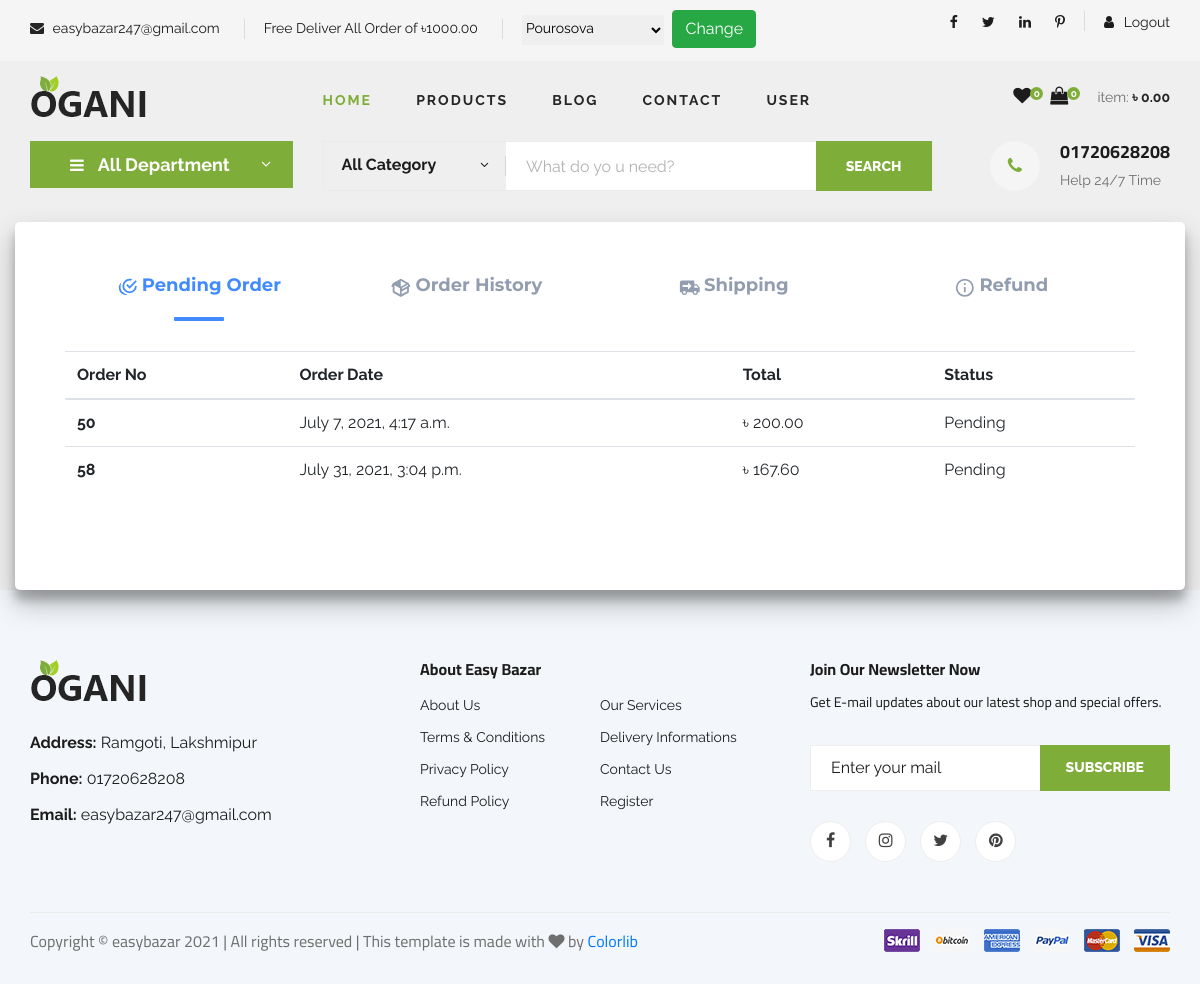
Page /order/order_history/ (signed in) on the earlier database version.
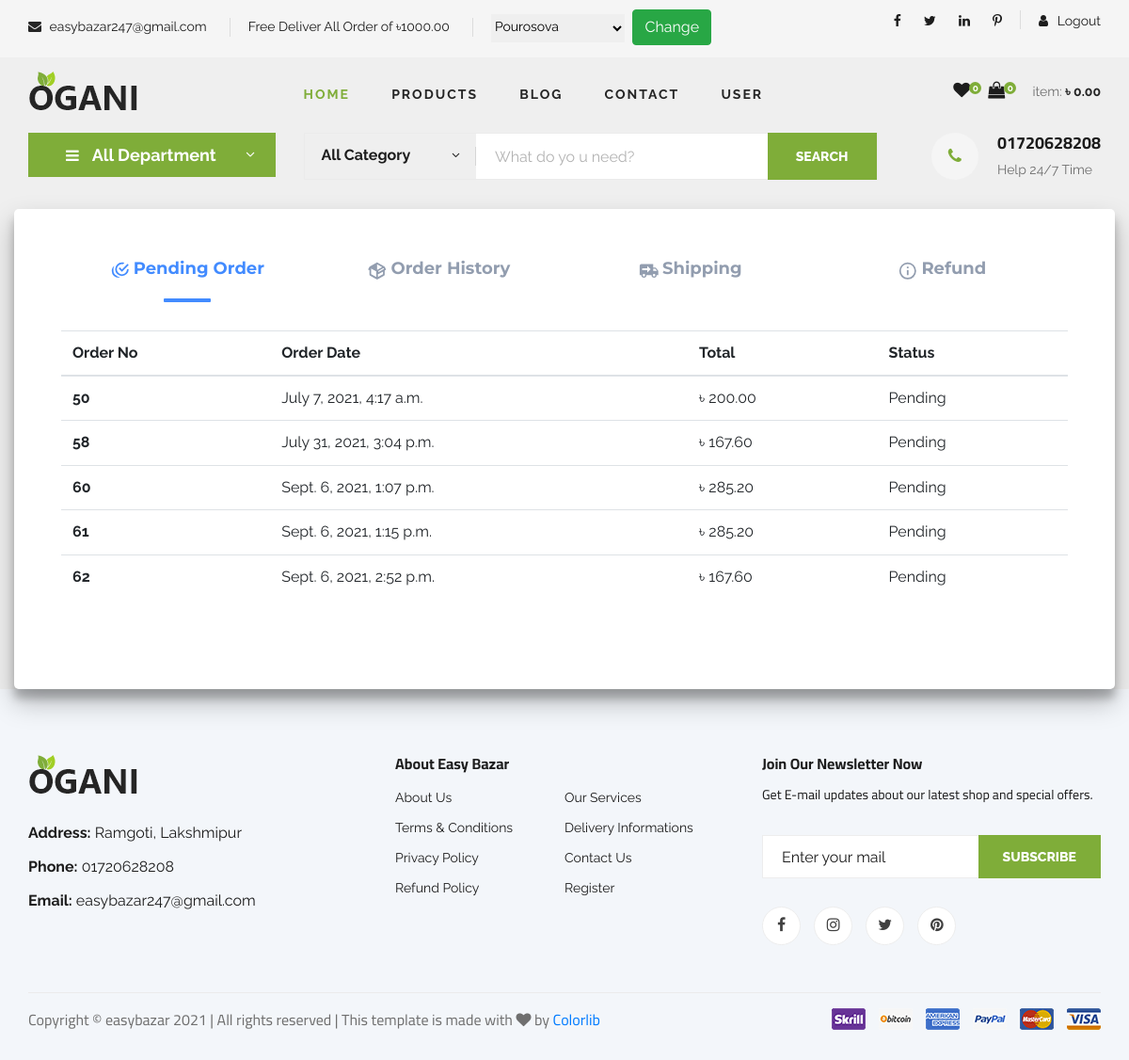
Same page on the later database version.
### core/models.py (models this page shows, shortened)
class Setting(models.Model):
    website_name = models.CharField(max_length=150)
    address = models.CharField(max_length=254, blank=True)
    mobile1 = models.CharField(max_length=50, blank=True)
    mobile2 = models.CharField(max_length=50, blank=True)
    email =  models.EmailField( max_length=254, blank=True)
    facebook = models.URLField(max_length=200, blank=True)
    twitter = models.URLField(max_length=200, blank=True)
    linkedin = models.URLField(max_length=200, blank=True)
    instagram = models.URLField(max_length=200, blank=True)
    class Meta:
        verbose_name = "Setting"
        verbose_name_plural = "Settings"

### delivery/models.py (models this page shows, shortened)
class DeliveryLocation(models.Model):
    location_name = models.CharField(max_length=100)
    delivery_target_amount = models.DecimalField(max_digits=9, decimal_places=2, default=0.00)
    created_at = models.DateTimeField(auto_now_add=True)
    updated_at = models.DateTimeField(auto_now=True)
    class Meta:
        verbose_name = "Delivery Location"
        verbose_name_plural = "Delivery Locations"
    def __str__(self):
        return self.location_name

### order/models.py (models this page shows, shortened)
class Order(models.Model):
    ORDER_STATUS = (
        ('Pending', 'Pending'),
        ('Confirmed', 'Confirmed'),
        ('Processing', 'Processing'),
        ('Delivered', 'Delivered'),
        ('Refunded', 'Refunded')
    )
    REFUND_STATUS = (
        ('Requested', 'Requested'),
        ('Accepted', 'Accepted')
    )
    full_name = models.CharField(max_length=200)
    email = models.EmailField(max_length=254, blank=True)
    address = models.CharField(max_length=254)
    city = models.CharField(max_length=50)
    ref_code = models.CharField(max_length=30)
    mobile_number = models.CharField(max_length=20)
    user = models.ForeignKey(settings.AUTH_USER_MODEL, on_delete=models.SET_NULL, blank=True, null=True)
    coupon = models.ForeignKey(Coupon, on_delete=models.SET_NULL, blank=True, null=True, related_name='order_coupon')
    coupon_discount = models.IntegerField(default=0, validators=[MinValueValidator(0), MaxValueValidator(100)])
    delivery = models.ForeignKey(DeliveryType, on_delete=models.SET_NULL, blank=True, null=True, related_name='order_delivery')
    delivery_charge = models.DecimalField(max_digits=9, decimal_places=2, default=0.00)
    order_status = models.CharField(max_length=30, choices=ORDER_STATUS, default='Pending')
    refund_status = models.CharField(max_length=30, choices=REFUND_STATUS, blank=True)
    created_at = models.DateTimeField(auto_now_add=True)
    updated_at = models.DateTimeField(auto_now=True)
    class Meta:
        verbose_name = "Order"
        verbose_name_plural = "Orders"
    def get_total_cost(self):
        total_cost = sum(item.get_cost() for item in self.items.all())
        return total_cost - total_cost * (self.coupon_discount/Decimal(100))
    def get_total_cost_with_delivery(self):
        return self.get_total_cost() + self.delivery_charge

class OrderItem(models.Model):
    order = models.ForeignKey(Order, on_delete=models.CASCADE, related_name='items')
    products = models.ForeignKey(Product, on_delete=models.CASCADE, related_name='order_items')
    price = models.DecimalField(max_digits=9, decimal_places=2, default=0.00)
    quantity = models.PositiveIntegerField(default=1)
    created_at = models.DateTimeField(auto_now_add=True)
    updated_at = models.DateTimeField(auto_now=True)
    class Meta:
        verbose_name = "OrderItem"
        verbose_name_plural = "OrderItems"
    def get_cost(self):
        return self.price * self.quantity

### order/views.py (the view)
# urls.py: path('order_history/', OrderHistory.as_view(), name="order-history"),
class OrderHistory(LoginRequiredMixin, View):
    def get(self, request):
        active_order = Order.objects.filter(order_status='Confirmed', user=request.user)
        order_history = Order.objects.filter(order_status='Delivered', user=request.user)
        pending_order = Order.objects.filter(order_status='Pending', user=request.user)
        context = {
            'active_order': active_order,
            'order_history': order_history,
            'pending_order': pending_order,
        }
        return render(request, 'order/order_history.html', context)

### templates/order/order_history.html (shortened to what this page needs)
{% extends 'base.html' %}
{% block main_content %}
<div class="container order">
  <div class="row">
    <div class="tabs">
      <ul>
        <li title="Features">
          <label for="tab1" role="button"
            ><br /><span>Pending Order</span></label
          >
        </li>
        <li title="Delivery Contents">
          <label for="tab2" role="button"
            ><br /><span>Order History</span></label
          >
        </li>
        <li title="Shipping">
          <label for="tab3" role="button"
            ><br /><span>Shipping</span></label
          >
        </li>
        <li title="Returns">
          <label for="tab4" role="button"
            ><svg viewBox="0 0 24 24">
              <path
                d="M11,9H13V7H11M12,20C7.59,20 4,16.41 4,12C4,7.59 7.59,4 12,4C16.41,4 20,7.59 20,12C20,16.41 16.41,20 12,20M12,2A10,10 0 0,0 2,12A10,10 0 0,0 12,22A10,10 0 0,0 22,12A10,10 0 0,0 12,2M11,17H13V11H11V17Z"
              /></svg
            ><br /><span>Refund</span></label
          >
        </li>
      </ul>
      <div class="slider"><div class="indicator"></div></div>
      <div class="content">
        <section>
          <table class="table">
            <thead>
              <tr>
                <th scope="col">Order No</th>
                <th scope="col">Order Date</th>
                <th scope="col">Total</th>
                <th scope="col">Status</th>
              </tr>
            </thead>
            <tbody>
            {% for order in pending_order %}
              <tr>
                <th scope="row">{{order.id}}</th>
                <td>{{ order.created_at }}</td>
                <td>৳ {{ order.get_total_cost_with_delivery }}</td>
                <td>{{ order.order_status }}</td>
              </tr>
            {% endfor %}
            </tbody>
          </table>
        </section>
      </div>
    </div>
  </div>
</div>
{% endblock main_content %}

### templates/base.html (shortened to what this page needs)
<!DOCTYPE html>
{% load static %}
<html lang="zxx">
<head>
    <link rel="stylesheet" href="{% static 'css/bootstrap.min.css' %}" type="text/css">
    <link rel="stylesheet" href="{% static 'css/font-awesome.min.css' %}" type="text/css">
    <link rel="stylesheet" href="{% static 'css/elegant-icons.css' %}" type="text/css">
    <link rel="stylesheet" href="{% static 'css/jquery-ui.min.css' %}" type="text/css">
    <link rel="stylesheet" href="{% static 'css/owl.carousel.min.css' %}" type="text/css">
    <link rel="stylesheet" href="{% static 'css/slicknav.min.css' %}" type="text/css">
    <link rel="stylesheet" href="{% static 'css/style.css' %}" type="text/css">
    <link rel="stylesheet" href="{% static 'css/custom.css' %}" type="text/css">
</head>
<body>
    {% include "header.html" %}
        {% include "hero.html" %}
    {% block main_content %}
    {% endblock main_content %}
    {% include "footer.html" %}
</body>
</html>

### templates/humberger_menu.html (shortened to what this page needs)
{% load static %}

### templates/header.html (shortened to what this page needs)
{% load static %}
<header class="header">
    <div class="header__top">
        <div class="container">
            <div class="row">
                <div class="col-lg-9 col-md-9">
                        <form action="{% url 'delivery:delivery-apply' %}" method="POST">
                            <div class="header__top__left">
                                <ul>
                                    <li><i class="fa fa-envelope"></i> {{ setting.email }}</li>
                                    <li>Free Deliver All Order of ৳{{ cart.delivery_free_shipping }}</li>
                                    <li>
                                        {{ delivery_location }}
                                        <button type="submit" class="btn bnt-sm btn-success">Change</button>
                                    </li>
                                </ul>
                            </div>
                        </form>
                </div>
                <div class="col-lg-3 col-md-3">
                    <div class="header__top__right">
                        <div class="header__top__right__social">
                            <a href="#"><i class="fa fa-facebook"></i></a>
                            <a href="#"><i class="fa fa-twitter"></i></a>
                            <a href="#"><i class="fa fa-linkedin"></i></a>
                            <a href="#"><i class="fa fa-pinterest-p"></i></a>
                        </div>
                        <div class="header__top__right__auth">
                            {% if request.user.is_authenticated %}
                            <a href="{% url 'accounts:logout' %}"><i class="fa fa-user"></i> Logout</a>
                            {% else %}
                            <a href="{% url 'accounts:login' %}"><i class="fa fa-user"></i> Login</a>
                            {% endif %}
                        </div>
                    </div>
                </div>
            </div>
        </div>
    </div>
    <div class="container">
        <div class="row">
            <div class="col-lg-3">
                <div class="header__logo">
                    <a href="{% url 'core:home' %}"><img src="{% static 'img/logo.png' %}" alt=""></a>
                </div>
            </div>
            <div class="col-lg-6">
                <nav class="header__menu">
                    <ul>
                        <li class="active"><a href="{% url 'core:home' %}">Home</a></li>
                        <li><a href="{% url 'product:products' %}">Products</a></li>
                        <li><a href="{% url 'blog:blog-list' %}">Blog</a></li>
                        <li><a href="{% url 'core:contact-us' %}">Contact</a></li>
                        <li><a href="#">User</a>
                        </li>
                    </ul>
                </nav>
            </div>
            <div class="col-lg-3">
                <div class="header__cart">
                    <ul>
                        <li><a href="{% url 'wish:wishes' %}"><i class="fa fa-heart"></i> <span> {{ wish }}</span></a></li>
                        {% with cart|length as total_item %}
                        <li><a href="{% url 'cart:cart-detail' %}"><i class="fa fa-shopping-bag"></i> <span>{{ total_item }}</span></a></li>
                    </ul>
                    <div class="header__cart__price">item: <span>৳ {{ cart.get_total_price|floatformat:2 }}</span></div>
                    {% endwith %}
                </div>
            </div>
        </div>
    </div>
</header>

### templates/hero.html (shortened to what this page needs)
{% load static %}
<section class="hero hero-normal">
    <div class="container">
        <div class="row">
            <div class="col-lg-3">
                <div class="hero__categories">
                    <div class="hero__categories__all">
                        <i class="fa fa-bars"></i>
                        <span>All Department</span>
                    </div>
                        {% load mptt_tags %}
                </div>
            </div>
            <div class="col-lg-9">
                <div class="hero__search">
                    <div class="hero__search__form">
                        <form action="#">
                            <div class="hero__search__categories">
                                All Category
                                <span class="arrow_carrot-down"></span>
                            </div>
                            <input type="text" placeholder="What do yo u need?">
                            <button type="submit" class="site-btn">Search</button>
                        </form>
                    </div>
                    <div class="hero__search__phone">
                        <div class="hero__search__phone__icon">
                            <i class="fa fa-phone"></i>
                        </div>
                        <div class="hero__search__phone__text">
                            <h5>{{ setting.mobile1 }}</h5>
                            <span>Help 24/7 Time</span>
                        </div>
                    </div>
                </div>
            </div>
        </div>
    </div>
</section>

### templates/footer.html
{% load static %}
<footer class="footer spad">
    <div class="container">
        <div class="row">
            <div class="col-lg-4 col-md-6 col-sm-6">
                <div class="footer__about">
                    <div class="footer__about__logo">
                        <a href="{% url 'core:home' %}"><img src="{% static 'img/logo.png' %}" alt=""></a>
                    </div>
                    <ul>
                        <li><strong>Address:</strong> {{ setting.address }}</li>
                        <li><strong>Phone:</strong> {{ setting.mobile1 }}</li>
                        <li><strong>Email:</strong> {{ setting.email }}</li>
                    </ul>
                </div>
            </div>
            <div class="col-lg-4 col-md-6 col-sm-6">
                <div class="footer__widget">
                    <h6>About Easy Bazar</h6>
                    <ul>
                        <li><a href="#">About Us</a></li>
                        <li><a href="#">Terms & Conditions</a></li>
                        <li><a href="#">Privacy Policy</a></li>
                        <li><a href="#">Refund Policy</a></li>
                    </ul>
                    <ul>
                        <li><a href="#">Our Services</a></li>
                        <li><a href="#">Delivery Informations</a></li>
                        <li><a href="#">Contact Us</a></li>
                        <li><a href="{% url 'accounts:signup' %}">Register</a></li>
                    </ul>
                </div>
            </div>
            <div class="col-lg-4 col-md-12">
                <div class="footer__widget">
                    <h6>Join Our Newsletter Now</h6>
                    <p>Get E-mail updates about our latest shop and special offers.</p>
                    <form action="#">
                        <input type="text" placeholder="Enter your mail">
                        <button type="submit" class="site-btn">Subscribe</button>
                    </form>
                    <div class="footer__widget__social">
                        <a href="#"><i class="fa fa-facebook"></i></a>
                        <a href="#"><i class="fa fa-instagram"></i></a>
                        <a href="#"><i class="fa fa-twitter"></i></a>
                        <a href="#"><i class="fa fa-pinterest"></i></a>
                    </div>
                </div>
            </div>
        </div>
        <div class="row">
            <div class="col-lg-12">
                <div class="footer__copyright">
                    <div class="footer__copyright__text"><p>
Copyright &copy; easybazar <script>document.write(new Date().getFullYear());</script> | All rights reserved | This template is made with <i class="fa fa-heart" aria-hidden="true"></i> by <a href="https://colorlib.com" target="_blank">Colorlib</a>
</p></div>
                    <div class="footer__copyright__payment"><img src="{% static 'img/payment-item.png' %}" alt=""></div>
                </div>
            </div>
        </div>
    </div>
</footer>

Differences in the rows shown:
added Order: id "60", created_at "Sept. 6, 2021, 1:07 p.m.", get_total_cost_with_delivery "285.20", order_status "Pending"
added Order: id "61", created_at "Sept. 6, 2021, 1:15 p.m.", get_total_cost_with_delivery "285.20", order_status "Pending"
added Order: id "62", created_at "Sept. 6, 2021, 2:52 p.m.", get_total_cost_with_delivery "167.60", order_status "Pending"
